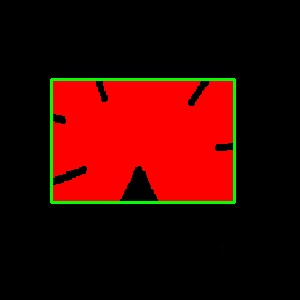
#> input picture contour_approximation/capprox.jpg, 300 x 300 px, found by its file name
$ python opencv_contour_approx.py
#> lines starting #> are read from the running program, lines starting #| are printed output that depends on the picture; after the words box and inside, x2 and y2 are one past the last pixel; in counts of white or black regions, pixels touching at a corner belong together
# import the necessary packages
import numpy as np
import argparse
import imutils
import cv2
# construct the argument parser and parse the arguments
ap = argparse.ArgumentParser()
ap.add_argument("-i", "--image", type=str, default="capprox.jpg",
	help="path to input image")
args = vars(ap.parse_args())
# load the image and display it
image = cv2.imread(args["image"])
#> image is the input picture: shape (300, 300, 3); mean B, G, R 0.8, 5.4, 56.7
cv2.imshow("Image", image)
# convert the image to grayscale and threshold it
gray = cv2.cvtColor(image, cv2.COLOR_BGR2GRAY)
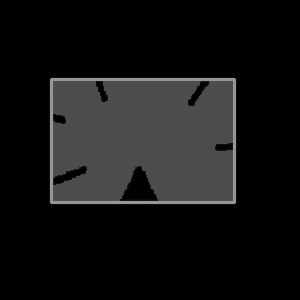
#> gray: shape (300, 300); min 0, max 156, mean 20.2
thresh = cv2.threshold(gray, 200, 255,
	cv2.THRESH_BINARY_INV)[1]
#> thresh: shape (300, 300); every value is 255
cv2.imshow("Thresh", thresh)
# find the largest contour in the threshold image
cnts = cv2.findContours(thresh.copy(), cv2.RETR_EXTERNAL,
	cv2.CHAIN_APPROX_SIMPLE)
#> cnts = 1 contour; box (x1, y1, x2, y2) and area: (0, 0, 300, 300) 89401
cnts = imutils.grab_contours(cnts)
#> cnts = [[[0, 0], [0, 299], [299, 299], [299, 0]]]
c = max(cnts, key=cv2.contourArea)
#> c = [[0, 0], [0, 299], [299, 299], [299, 0]]
# draw the shape of the contour on the output image, compute the
# bounding box, and display the number of points in the contour
output = image.copy()
cv2.drawContours(output, [c], -1, (0, 255, 0), 3)
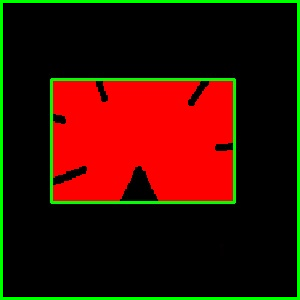
#> output: shape (300, 300, 3); 3.96% of pixels changed, all inside (x1, y1, x2, y2) = (0, 0, 300, 300)
(x, y, w, h) = cv2.boundingRect(c)
#> x = 0; y = 0; w = 300; h = 300
text = "original, num_pts={}".format(len(c))
#> text = 'original, num_pts=4'
cv2.putText(output, text, (x, y - 15), cv2.FONT_HERSHEY_SIMPLEX,
	0.9, (0, 255, 0), 2)
# show the original contour image
print("[INFO] {}".format(text))
#| [INFO] original, num_pts=4
cv2.imshow("Original Contour", output)
cv2.waitKey(0)
# to demonstrate the impact of contour approximation, let's loop
# over a number of epsilon sizes
for eps in np.linspace(0.001, 0.05, 10):
	# approximate the contour
	peri = cv2.arcLength(c, True)
	approx = cv2.approxPolyDP(c, eps * peri, True)
	# draw the approximated contour on the image
	output = image.copy()
	cv2.drawContours(output, [approx], -1, (0, 255, 0), 3)
	text = "eps={:.4f}, num_pts={}".format(eps, len(approx))
	cv2.putText(output, text, (x, y - 15), cv2.FONT_HERSHEY_SIMPLEX,
		0.9, (0, 255, 0), 2)
	# show the approximated contour image
	print("[INFO] {}".format(text))
	cv2.imshow("Approximated Contour", output)
	cv2.waitKey(0)
#> this loop made 10 passes
#> text on passes 1 to 10: 'eps=0.0010, num_pts=4', 'eps=0.0064, num_pts=4', 'eps=0.0119, num_pts=4', 'eps=0.0173, num_pts=4', 'eps=0.0228, num_pts=4', 'eps=0.0282, num_pts=4', 'eps=0.0337, num_pts=4', 'eps=0.0391, num_pts=4', 'eps=0.0446, num_pts=4', 'eps=0.0500, num_pts=4'
#| [INFO] eps=0.0010, num_pts=4
#| [INFO] eps=0.0064, num_pts=4
#| [INFO] eps=0.0119, num_pts=4
#| [INFO] eps=0.0173, num_pts=4
#| [INFO] eps=0.0228, num_pts=4
#| [INFO] eps=0.0282, num_pts=4
#| [INFO] eps=0.0337, num_pts=4
#| [INFO] eps=0.0391, num_pts=4
#> (further printed lines are left out)
